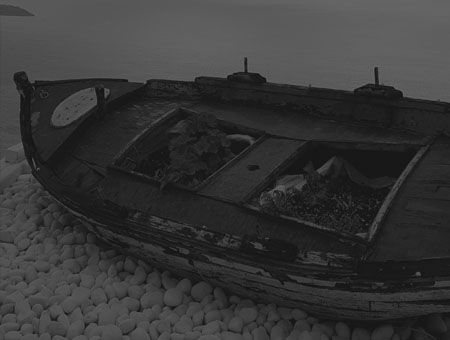
#> input picture 202114109/minMax.jpg, 450 x 340 px, found by its file name
$ python 5_4_3_image_min_max.py
#> lines starting #> are read from the running program, lines starting #| are printed output that depends on the picture
import numpy as np, cv2

image = cv2.imread("202114109/minMax.jpg",cv2.IMREAD_GRAYSCALE)
#> image is the input picture: shape (340, 450); min 13, max 107, mean 54.6
if image is None: raise Exception("영상파일 읽기 오류")

min_val, max_val, _,_ = cv2.minMaxLoc(image)
#> min_val = 13; max_val = 107

ratio=255/(max_val-min_val)
#> ratio = 2.71
dst = np.round((image-min_val)*ratio).astype('uint8')
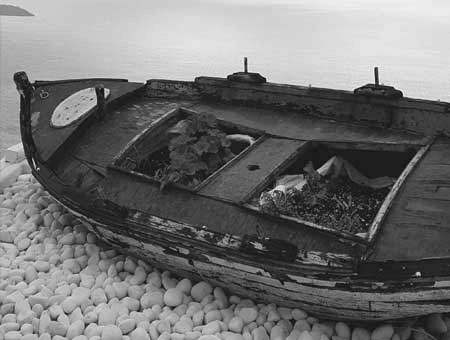
#> dst: shape (340, 450); min 0, max 255, mean 112.9
min_dst, max_dst,_,_ = cv2.minMaxLoc(dst)
#> min_dst = 0; max_dst = 255

print("원본 영상 최솟값 = %d, 최댓값 = %d" %(min_val, max_val))
#| 원본 영상 최솟값 = 13, 최댓값 = 107
print("수정 영상 최솟값 = %d, 최댓값 = %d" %(min_dst, max_dst))
#| 수정 영상 최솟값 = 0, 최댓값 = 255
cv2.imshow('image',image)
cv2.imshow('dst',dst)
cv2.waitKey(0)
cv2.destroyAllWindows()

$ run again, with 202114109/color.jpg copied over 202114109/minMax.jpg
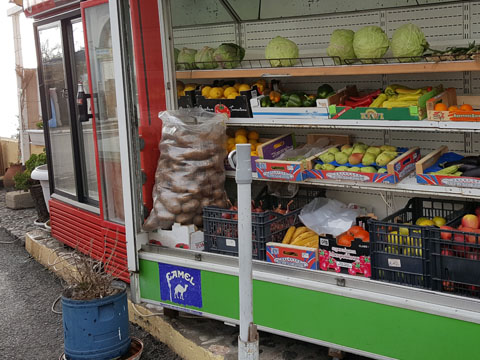
#> input picture 202114109/color.jpg, 480 x 360 px, found by its file name
#> `image = cv2.imread("202114109/minMax.jpg",cv2.IMREAD_GRAYSCALE)`:
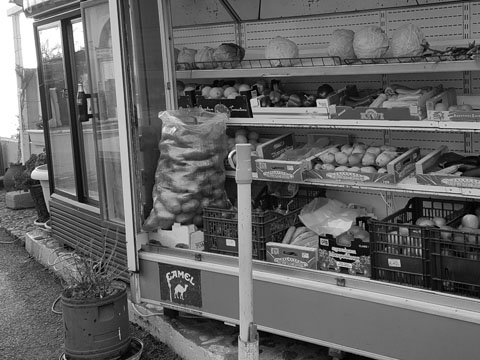
#> image: shape (360, 480); min 0, max 255, mean 100.8
#> min_val = 0; max_val = 255
#> ratio = 1
#> min_dst = 0; max_dst = 255
#| 원본 영상 최솟값 = 0, 최댓값 = 255
#| 수정 영상 최솟값 = 0, 최댓값 = 255
